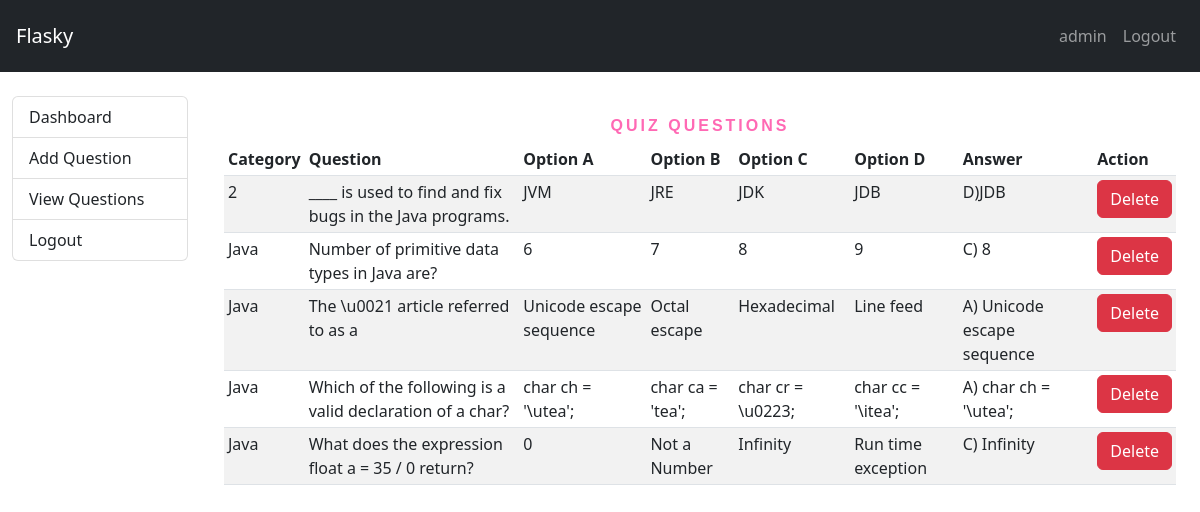
/quiz/view (signed in), run on the app's committed database.
### app.py (models this page shows, shortened)
class Quiz(db.Model):
    id = db.Column(db.Integer, primary_key=True)
    question= db.Column(db.String(1024), unique=True, nullable=False)
    option_A = db.Column(db.String(500), nullable=False)
    option_B = db.Column(db.String(500), nullable=False)
    option_C = db.Column(db.String(500), nullable=False)
    option_D = db.Column(db.String(500), nullable=False)
    answer=db.Column(db.String(500),nullable=False)
    category = db.Column(db.String(80), nullable=False)
    created_on = db.Column(db.DateTime, default=datetime.now)

### app.py (the view)
@app.route('/quiz/view')
def view_questions():
    if session.get('is_logged_in', False) and session.get('is_admin',False):
        questions = Quiz.query.all()
        return render_template('view_questions.html', questions=questions)
    else:
        flash('Login in admin to access this content','danger')
        return redirect('/')

### templates/view_questions.html (shortened to what this page needs)
{% extends 'layout/base.html' %}
{% block body %}
<div class="container-fluid vh-100">
  <div class="row">
    <div class="col-md-2 mt-4">
      {% include "partials/dashboard_menu.html" %}
    </div>
    <div class="col-md-10 mt-4">
      <div class="container">
        <div class="row">
          <div class="col-md-12 mx-auto">
          <h1 class="display1">Quiz Questions</h1>
          <table class="table table-striped table-sm">
            <thead>
              <tr>
                <th scope="col">Category</th>
                <th scope="col">Question</th>
                <th scope="col">Option A</th>
                <th scope="col">Option B</th>
                <th scope="col">Option C</th>
                <th scope="col">Option D</th>
                <th scope="col">Answer</th>
                <th scope="col">Action</th>
              </tr>
            </thead>
            <tbody>
              {% for question in questions %}
              <tr>
                <td>{{ question.category }}</td>
                <td>{{ question.question }}</td>
                <td>{{ question.option_A }}</td>
                <td>{{ question.option_B }}</td>
                <td>{{ question.option_C }}</td>
                <td>{{ question.option_D }}</td>
                <td>{{ question.answer }}</td>
                <td>
                  <a href="/quiz/delete/{{ question.id }}" class="btn btn-danger">Delete</a>
                </td>
              </tr>
              {% endfor %}
            </tbody>
          </div>
        </div>
      </div>
    </div>
  </div>
</div>
{% endblock %}

### templates/layout/base.html (shortened to what this page needs)
<!doctype html>
<html lang="en">
<head>
    <link rel="stylesheet" href="https://cdn.jsdelivr.net/npm/bootstrap@5.2.0/dist/css/bootstrap.min.css"
>
</head>
<body>
    <header>
        <nav class="navbar navbar-expand-lg p-3 navbar-dark bg-dark">
            <a class="navbar-brand" href="/">Flasky</a>
            <div class="collapse navbar-collapse" id="collapsibleNavId">
                <ul class="navbar-nav me-auto mt-2 mt-lg-0">
                    <li class="nav-item">
                        <a class="nav-link active" href="/" aria-current="page">
                        </a>
                    </li>
                </ul>
                <ul class="navbar-nav mt-2 mt-lg-0 ">
                    {% if 'is_logged_in' in session %}
                    <li class="nav-item">
                        <a class="nav-link" href="/dashboard">{{session.username}}</a>
                    </li>
                    <li class="nav-item">
                        <a class="nav-link" href="/logout">Logout</a>
                    </li>
                    {% endif %}
                </ul>
            </div>
        </nav>
    </header>
    <main>
        {% block body %}{% endblock %}
    </main>
</body>
</html>

### templates/partials/dashboard_menu.html
<div class="list-group">
    <a href="/admin/dashboard" class="list-group-item list-group-item-action">Dashboard</a>
    <a href="/quiz/add" class="list-group-item list-group-item-action">Add Question</a>
    <a href="/quiz/view" class="list-group-item list-group-item-action">View Questions</a>
    <a href="/logout" class="list-group-item list-group-item-action">Logout</a>
</div>

### templates/view_questions.html (style rules this page uses)
h1 { font-family: sans-serif; display: block; font-size: 1rem; font-weight: bold; text-align: center; letter-spacing: 3px; color: hotpink; text-transform: uppercase; padding-top: 20px; }
a { text-decoration: none; color: #fff; }

### data on the page
Quiz: category "2", question "____ is used to find and fix bugs in the Java programs.", option_A "JVM", option_B "JRE", option_C "JDK", option_D "JDB", answer "D)JDB"
Quiz: category "Java", question "Number of primitive data types in Java are?", option_A "6", option_B "7", option_C "8", option_D "9", answer "C) 8"
Quiz: category "Java", question "The \\u0021 article referred to as a", option_A "Unicode escape sequence", option_B "Octal escape", option_C "Hexadecimal", option_D "Line feed", answer "A) Unicode escape sequence"
Quiz: category "Java", question "Which of the following is a valid declaration of a char?", option_A "char ch = '\\utea';", option_B "char ca = 'tea';", option_C "char cr = \\u0223;", option_D "char cc = '\\itea';", answer "A) char ch = '\\utea';"
Quiz: category "Java", question "What does the expression float a = 35 / 0 return?", option_A "0", option_B "Not a Number", option_C "Infinity", option_D "Run time exception", answer "C) Infinity"

### other printed values
{{ session.username }} "admin"
